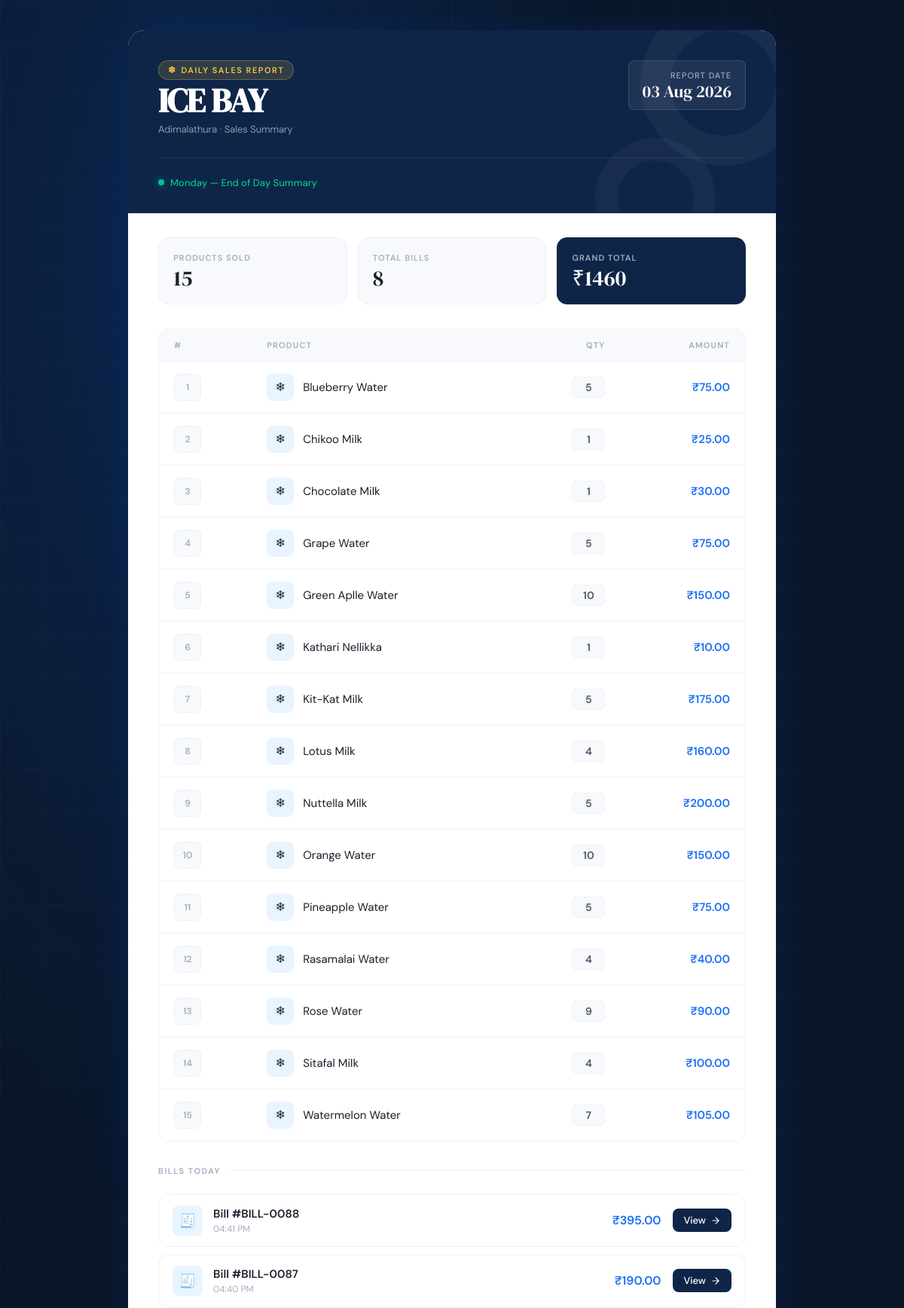
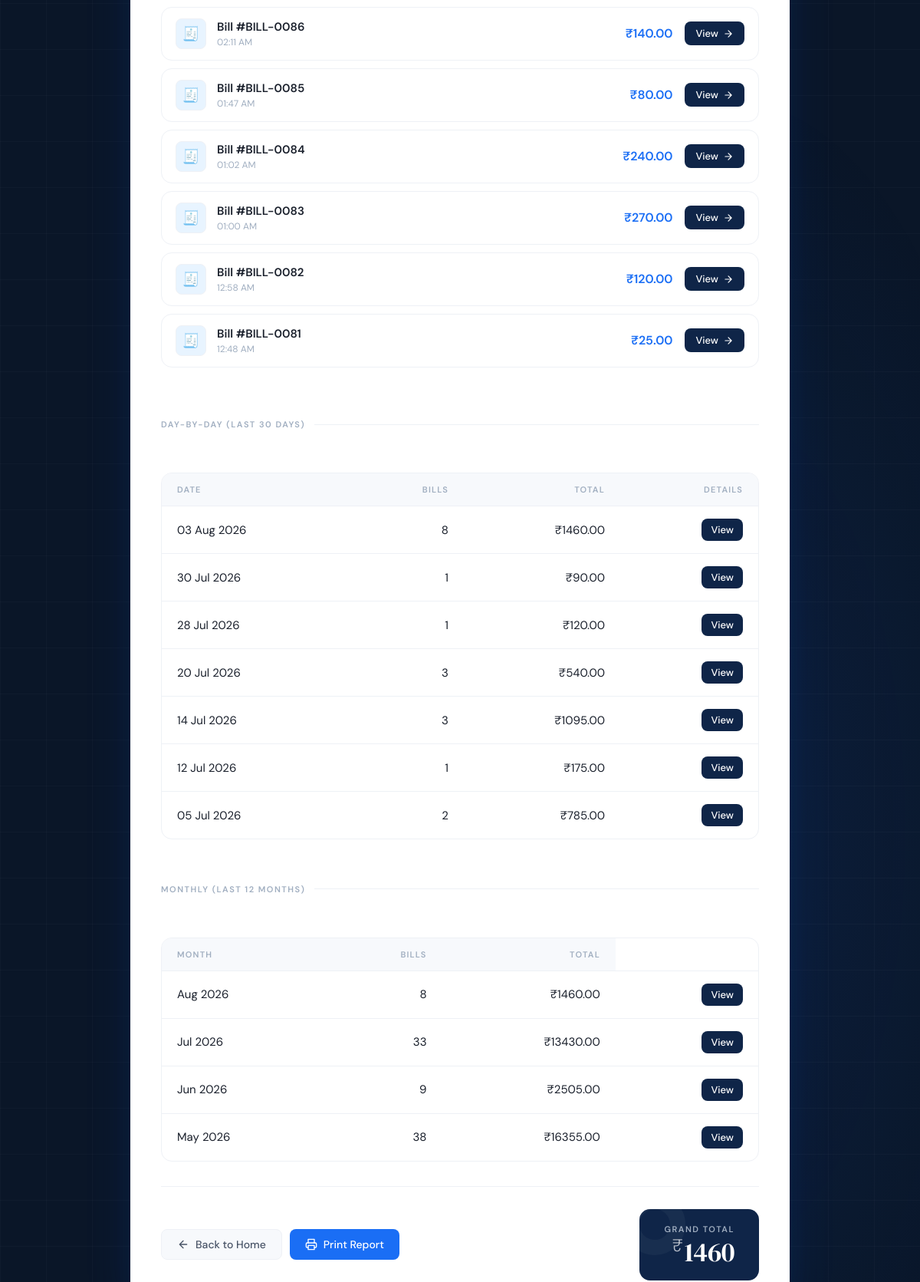
Page /daily-reports/ (upper part) on the committed database (2 pictures, top to bottom).
### billings/models.py (models this page shows, shortened)
class Product(models.Model):
    name = models.CharField(max_length=100, unique=True)
    category = models.CharField(max_length=80, blank=True, default="")
    price = models.PositiveIntegerField()
    is_active = models.BooleanField(default=True)
    class Meta:
        db_table = "products_product"

class Bill(models.Model):
    bill_no = models.CharField(max_length=50)
    customer_name = models.CharField(max_length=100, default="Walk-in Customer")
    total_amount = models.DecimalField(max_digits=10, decimal_places=2)
    grand_total = models.DecimalField(max_digits=10, decimal_places=2, default=0)
    created_at = models.DateTimeField(auto_now_add=True)

### billings/views.py (the view)
# urls.py: path("daily-reports/", views.daily_reports, name="daily_reports"),
def daily_reports(request):
    today = timezone.localdate()
    bills = Bill.objects.filter(
        created_at__date=today
    ).order_by("-created_at")
    product_sales = (
        BillItem.objects
        .filter(bill__created_at__date=today)
        .values("product__name")
        .annotate(
            total_qty=Sum("quantity"),
            total_price=Sum("total")
        )
        .order_by("product__name")
    )
    grand_total = bills.aggregate(
        total=Sum("total_amount")
    )["total"] or 0
    from datetime import timedelta
    start_date = today - timedelta(days=29)
    day_qs = (
        Bill.objects
        .filter(created_at__date__gte=start_date)
        .annotate(day=TruncDate('created_at'))
        .values('day')
        .annotate(total_amount=Coalesce(Sum('total_amount'), Value(0), output_field=DecimalField()), bill_count=Count('id'))
        .order_by('-day')
    )
    day_by_day = [
        {
            'date': d['day'],
            'total': d['total_amount'],
            'bills': d['bill_count']
        }
        for d in day_qs
    ]
    month_qs = (
        Bill.objects
        .annotate(month=TruncMonth('created_at'))
        .values('month')
        .annotate(total_amount=Coalesce(Sum('total_amount'), Value(0), output_field=DecimalField()), bill_count=Count('id'))
        .order_by('-month')[:12]
    )
    monthly = [
        {
            'month': m['month'],
            'total': m['total_amount'],
            'bills': m['bill_count']
        }
        for m in month_qs
    ]
    return render(request, "reports/daily_reports.html", {
        "today": today,
        "bills": bills,
        "product_sales": product_sales,
        "grand_total": grand_total,
        "day_by_day": day_by_day,
        "monthly": monthly,
    })

### templates/reports/daily_reports.html (shortened to what this page needs)
<!DOCTYPE html>
<html lang="en">
<head>
</head>
<body>
    <div class="wrapper">
        <div class="report-card">
            <div class="card-header">
                <div class="header-top">
                    <div class="brand">
                        <div class="brand-badge">Daily Sales Report</div>
                        <h1 class="brand-name">ICE BAY</h1>
                        <p class="brand-sub">Adimalathura · Sales Summary</p>
                    </div>
                    <div class="date-pill">
                        <span class="label">Report Date</span>
                        <span class="value">{{ today|date:"d M Y" }}</span>
                    </div>
                </div>
                <div class="status-bar">
                    <span class="status-dot"></span>
                    <span class="status-text">{{ today|date:"l" }} — End of Day Summary</span>
                </div>
            </div>
            {% if bills %}
            <div class="summary-row">
                <div class="summary-card">
                    <span class="s-label">Products Sold</span>
                    <span class="s-value">{{ product_sales|length }}</span>
                </div>
                <div class="summary-card">
                    <span class="s-label">Total Bills</span>
                    <span class="s-value">{{ bills|length }}</span>
                </div>
                <div class="summary-card highlight">
                    <span class="s-label">Grand Total</span>
                    <span class="s-value">₹{{ grand_total }}</span>
                </div>
            </div>
            {% endif %}
            <div class="card-body">
                {% if bills %}
                <div class="table-wrap">
                    <table>
                        <thead>
                            <tr>
                                <th>#</th>
                                <th>Product</th>
                                <th>Qty</th>
                                <th>Amount</th>
                            </tr>
                        </thead>
                        <tbody>
                            {% for item in product_sales %}
                            <tr>
                                <td><span class="sno">{{ forloop.counter }}</span></td>
                                <td>
                                    <div class="product-cell">
                                        <div class="product-icon">❄</div>
                                        {{ item.product__name }}
                                    </div>
                                </td>
                                <td><span class="qty-badge">{{ item.total_qty }}</span></td>
                                <td>₹{{ item.total_price|floatformat:2 }}</td>
                            </tr>
                            {% endfor %}
                        </tbody>
                    </table>
                </div>
                {% else %}
                <div class="empty-state">
                    <div class="empty-icon">📋</div>
                    <p>No sales recorded for today.</p>
                </div>
                {% endif %}
            </div>
            {% if bills %}
            <div class="section-divider">
                <span class="section-title">Bills Today</span>
                <span class="section-line"></span>
            </div>
            <div class="bills-section">
                {% for bill in bills %}
                <a href="{% url 'billings:bill_detail' bill.id %}" class="bill-row">
                    <div class="bill-row-left">
                        <div class="bill-icon">🧾</div>
                        <div>
                            <div class="bill-no">Bill #{{ bill.bill_no }}</div>
                            <div class="bill-time">{{ bill.created_at|date:"h:i A" }}</div>
                        </div>
                    </div>
                    <div class="bill-row-right">
                        <span class="bill-amount">₹{{ bill.total_amount }}</span>
                        <span class="view-btn">
                            View
                            <svg viewBox="0 0 24 24" fill="none" stroke="currentColor" stroke-width="2" stroke-linecap="round" stroke-linejoin="round">
                                <path d="M5 12h14M12 5l7 7-7 7"/>
                            </svg>
                        </span>
                    </div>
                </a>
                {% endfor %}
            </div>
            {% endif %}
            <div class="section-divider" style="margin-top:1.6rem;">
                <span class="section-title">Day-by-Day (Last 30 days)</span>
                <span class="section-line"></span>
            </div>
            <div class="card-body">
                {% if day_by_day %}
                <div class="table-wrap">
                    <table>
                        <thead>
                            <tr>
                                <th>Date</th>
                                <th style="text-align:right;">Bills</th>
                                <th style="text-align:right;">Total</th>
                                <th style="text-align:right;">Details</th>
                            </tr>
                        </thead>
                        <tbody>
                            {% for d in day_by_day %}
                            <tr>
                                <td>{{ d.date|date:"d M Y" }}</td>
                                <td style="text-align:right;">{{ d.bills }}</td>
                                <td style="text-align:right;">₹{{ d.total|floatformat:2 }}</td>
                                <td style="text-align:right;">
                                    <a href="{% url 'billings:daily_report_day' d.date|date:'Y-m-d' %}" class="view-btn" style="padding:6px 12px; border-radius:8px;">View</a>
                                </td>
                            </tr>
                            {% endfor %}
                        </tbody>
                    </table>
                </div>
                {% else %}
                <div class="empty-state">
                    <div class="empty-icon">📅</div>
                    <p>No data for recent days.</p>
                </div>
                {% endif %}
            </div>
            <div class="section-divider" style="margin-top:1.6rem;">
                <span class="section-title">Monthly (Last 12 months)</span>
                <span class="section-line"></span>
            </div>
            <div class="card-body">
                {% if monthly %}
                <div class="table-wrap">
                    <table>
                        <thead>
                            <tr>
                                <th>Month</th>
                                <th style="text-align:right;">Bills</th>
                                <th style="text-align:right;">Total</th>
                            </tr>
                        </thead>
                        <tbody>
                            {% for m in monthly %}
                            <tr>
                                <td>{{ m.month|date:"M Y" }}</td>
                                <td style="text-align:right;">{{ m.bills }}</td>
                                <td style="text-align:right;">₹{{ m.total|floatformat:2 }}</td>
                                <td style="text-align:right;">
                                    <a href="{% url 'billings:monthly_report' m.month|date:'Y' m.month|date:'n' %}" class="view-btn" style="padding:6px 12px; border-radius:8px;">View</a>
                                </td>
                            </tr>
                            {% endfor %}
                        </tbody>
                    </table>
                </div>
                {% else %}
                <div class="empty-state">
                    <div class="empty-icon">🗓️</div>
                    <p>No monthly data available.</p>
                </div>
                {% endif %}
            </div>
            <div class="card-footer">
                <div class="divider"></div>
                <div class="footer-row">
                    <div style="display:flex; gap:10px; flex-wrap:wrap;">
                        <a href="{% url 'billings:billing_page' %}" class="back-btn">
                            <svg viewBox="0 0 24 24" fill="none" stroke="currentColor" stroke-width="2" stroke-linecap="round" stroke-linejoin="round">
                                <path d="M19 12H5M12 5l-7 7 7 7"/>
                            </svg>
                            Back to Home
                        </a>
                        <button class="print-btn" onclick="window.print()">
                            <svg viewBox="0 0 24 24" fill="none" stroke="currentColor" stroke-width="2" stroke-linecap="round" stroke-linejoin="round">
                                <polyline points="6 9 6 2 18 2 18 9"/>
                                <path d="M6 18H4a2 2 0 0 1-2-2v-5a2 2 0 0 1 2-2h16a2 2 0 0 1 2 2v5a2 2 0 0 1-2 2h-2"/>
                                <rect x="6" y="14" width="12" height="8"/>
                            </svg>
                            Print Report
                        </button>
                    </div>
                    {% if bills %}
                    <div class="total-box">
                        <span class="total-label">Grand Total</span>
                        <span class="total-amount">
                            <span class="currency">₹</span>{{ grand_total }}
                        </span>
                    </div>
                    {% endif %}
                </div>
            </div>
        </div>
    </div>
</body>
</html>

### rows in the picture
Product: product__name "Blueberry Water", total_qty "5", total_price "75.00"
Product: product__name "Chikoo Milk", total_qty "1", total_price "25.00"
Product: product__name "Chocolate Milk", total_qty "1", total_price "30.00"
Product: product__name "Grape Water", total_qty "5", total_price "75.00"
Product: product__name "Green Aplle Water", total_qty "10", total_price "150.00"
Product: product__name "Kathari Nellikka", total_qty "1", total_price "10.00"
Product: product__name "Kit-Kat Milk", total_qty "5", total_price "175.00"
Product: product__name "Lotus Milk", total_qty "4", total_price "160.00"
Product: product__name "Nuttella Milk", total_qty "5", total_price "200.00"
Product: product__name "Orange Water", total_qty "10", total_price "150.00"
Product: product__name "Pineapple Water", total_qty "5", total_price "75.00"
Product: product__name "Rasamalai Water", total_qty "4", total_price "40.00"
Product: product__name "Rose Water", total_qty "9", total_price "90.00"
Product: product__name "Sitafal Milk", total_qty "4", total_price "100.00"
Product: product__name "Watermelon Water", total_qty "7", total_price "105.00"
Bill: bill_no "BILL-0088", created_at "04:41 PM", total_amount "395.00"
Bill: bill_no "BILL-0087", created_at "04:40 PM", total_amount "190.00"
Bill: bill_no "BILL-0086", created_at "02:11 AM", total_amount "140.00"
Bill: bill_no "BILL-0085", created_at "01:47 AM", total_amount "80.00"
Bill: bill_no "BILL-0084", created_at "01:02 AM", total_amount "240.00"
Bill: bill_no "BILL-0083", created_at "01:00 AM", total_amount "270.00"
Bill: bill_no "BILL-0082", created_at "12:58 AM", total_amount "120.00"
Bill: bill_no "BILL-0081", created_at "12:48 AM", total_amount "25.00"

### other values in the picture
{{ today|date:"d M Y" }} "03 Aug 2026"
{{ today|date:"l" }} "Monday"
{{ product_sales|length }} "15"
{{ bills|length }} "8"
{{ grand_total }} "1460"
{{ d.date|date:"d M Y" }} "03 Aug 2026" "30 Jul 2026" "28 Jul 2026" "20 Jul 2026" "14 Jul 2026" "12 Jul 2026" "05 Jul 2026"
{{ d.bills }} "8" "1" "1" "3" "3" "1" "2"
{{ d.total|floatformat:2 }} "1460.00" "90.00" "120.00" "540.00" "1095.00" "175.00" "785.00"
{{ m.month|date:"M Y" }} "Aug 2026" "Jul 2026" "Jun 2026" "May 2026"
{{ m.bills }} "8" "33" "9" "38"
{{ m.total|floatformat:2 }} "1460.00" "13430.00" "2505.00" "16355.00"
